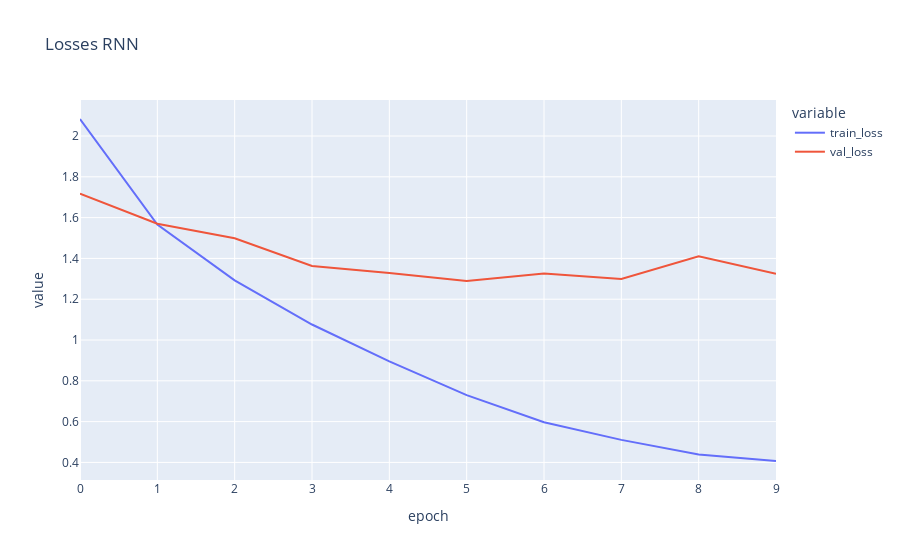

The code cell stored with this chart in its notebook:
### Code cell
# Initialize the RNN model, loss function, and optimizer
rnn_model = RNN(features, hidden_size, num_layers*2, num_classes, verbose=False)
optimizer_rnn = optim.Adam(rnn_model.parameters(), lr=.01, weight_decay=1e-7)

rnn_train_losses, rnn_val_losses, rnn_avg_losses = train_model(
    X_train, y_train, X_test, y_test, rnn_model, criterion, optimizer_rnn, 
    reshape=[-1, measurements, features],
    num_epochs=10, batch_size=64, verbose=False
)

plot_losses(rnn_avg_losses, rnn_val_losses, "RNN")

### Figure 1 — Plotly figure (JSON) as saved in the notebook; plotly's stock layout.template omitted (floating-point values rounded to 4 significant figures)
{"data": [{"hovertemplate": "variable=train_loss<br>epoch=%{x}<br>value=%{y}<extra></extra>", "legendgroup": "train_loss", "line": {"color": "#636efa", "dash": "solid"}, "marker": {"symbol": "circle"}, "mode": "lines", "name": "train_loss", "orientation": "v", "showlegend": true, "type": "scatter", "x": [0, 1, 2, 3, 4, 5, 6, 7, 8, 9], "xaxis": "x", "y": [2.083, 1.566, 1.292, 1.076, 0.8954, 0.73, 0.5967, 0.5105, 0.439, 0.4069], "yaxis": "y"}, {"hovertemplate": "variable=val_loss<br>epoch=%{x}<br>value=%{y}<extra></extra>", "legendgroup": "val_loss", "line": {"color": "#EF553B", "dash": "solid"}, "marker": {"symbol": "circle"}, "mode": "lines", "name": "val_loss", "orientation": "v", "showlegend": true, "type": "scatter", "x": [0, 1, 2, 3, 4, 5, 6, 7, 8, 9], "xaxis": "x", "y": [1.718, 1.57, 1.499, 1.363, 1.328, 1.29, 1.326, 1.299, 1.41, 1.325], "yaxis": "y"}], "layout": {"legend": {"title": {"text": "variable"}, "tracegroupgap": 0}, "title": {"text": "Losses RNN"}, "xaxis": {"anchor": "y", "domain": [0, 1], "title": {"text": "epoch"}}, "yaxis": {"anchor": "x", "domain": [0, 1], "title": {"text": "value"}}}}
